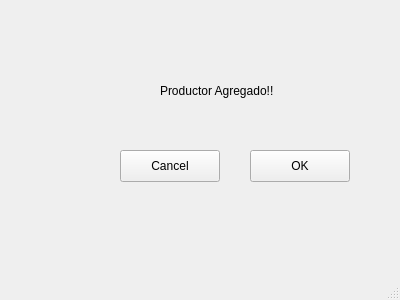
<?xml version="1.0" encoding="UTF-8"?>
<ui version="4.0">
 <class>MainWindow</class>
 <widget class="QMainWindow" name="MainWindow">
  <property name="geometry">
   <rect>
    <x>0</x>
    <y>0</y>
    <width>400</width>
    <height>300</height>
   </rect>
  </property>
  <property name="windowTitle">
   <string>MainWindow</string>
  </property>
  <property name="styleSheet">
   <string notr="true"/>
  </property>
  <widget class="QWidget" name="centralwidget">
   <widget class="QLabel" name="label">
    <property name="geometry">
     <rect>
      <x>160</x>
      <y>60</y>
      <width>151</width>
      <height>61</height>
     </rect>
    </property>
    <property name="whatsThis">
     <string>&lt;html&gt;&lt;head/&gt;&lt;body&gt;&lt;p align=&quot;center&quot;&gt;Productor Agregado!!&lt;/p&gt;&lt;/body&gt;&lt;/html&gt;</string>
    </property>
    <property name="text">
     <string>Productor Agregado!!</string>
    </property>
   </widget>
   <widget class="QPushButton" name="pushButton">
    <property name="geometry">
     <rect>
      <x>120</x>
      <y>150</y>
      <width>100</width>
      <height>32</height>
     </rect>
    </property>
    <property name="text">
     <string>Cancel</string>
    </property>
   </widget>
   <widget class="QPushButton" name="pushButton_2">
    <property name="geometry">
     <rect>
      <x>250</x>
      <y>150</y>
      <width>100</width>
      <height>32</height>
     </rect>
    </property>
    <property name="text">
     <string>OK</string>
    </property>
   </widget>
  </widget>
  <widget class="QStatusBar" name="statusbar"/>
 </widget>
 <resources>
  <include location="../63927.qrc"/>
 </resources>
 <connections/>
</ui>
